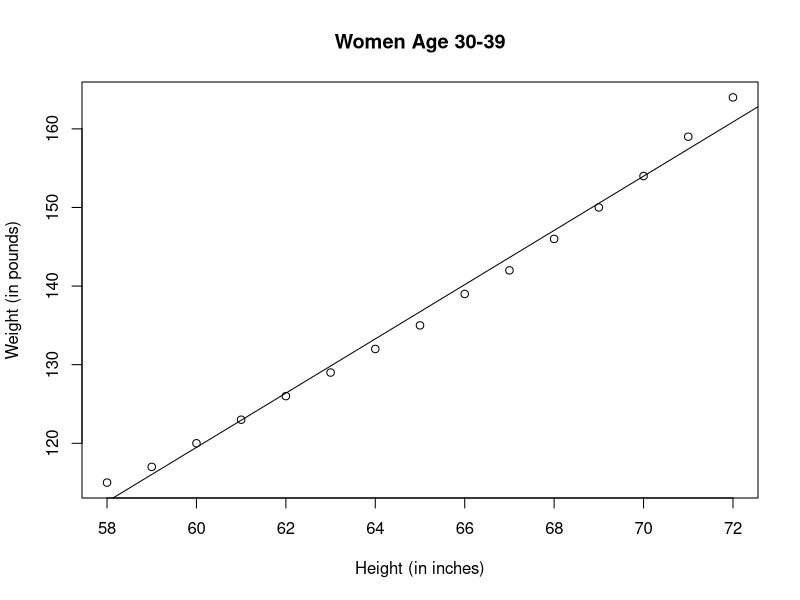
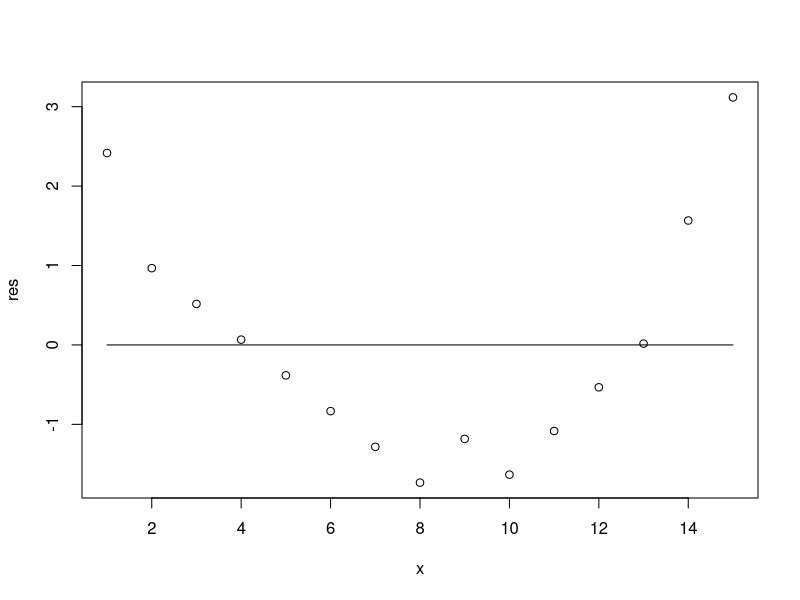

These charts were generated, in order, by the following R code:
#a.	Find the regression coefficients for weight as a function of height
fit <- lm(weight ~ height, data=women) # lm is: linear model
fit$coefficients

#b.	Are the coefficients significant?
summary(fit)
#yes

#c Graph the regression line.
#plotting the regression line
plot(women$height,women$weight,
     main="Women Age 30-39", 
     xlab="Height (in inches)", 
     ylab="Weight (in pounds)") #x-axis is height, y is weight
# add the line of best fit
abline(fit) # shows best fitting lines
res = residuals(fit) # shows difference between y-i and y-hat
# setting up residual graph. Clear the previous graph by pressing the "All clear" button 
x= c(1:15);x    
z = rep (0,15);z
plot (x, res, type = "p")
lines (x, z, type = "l")

